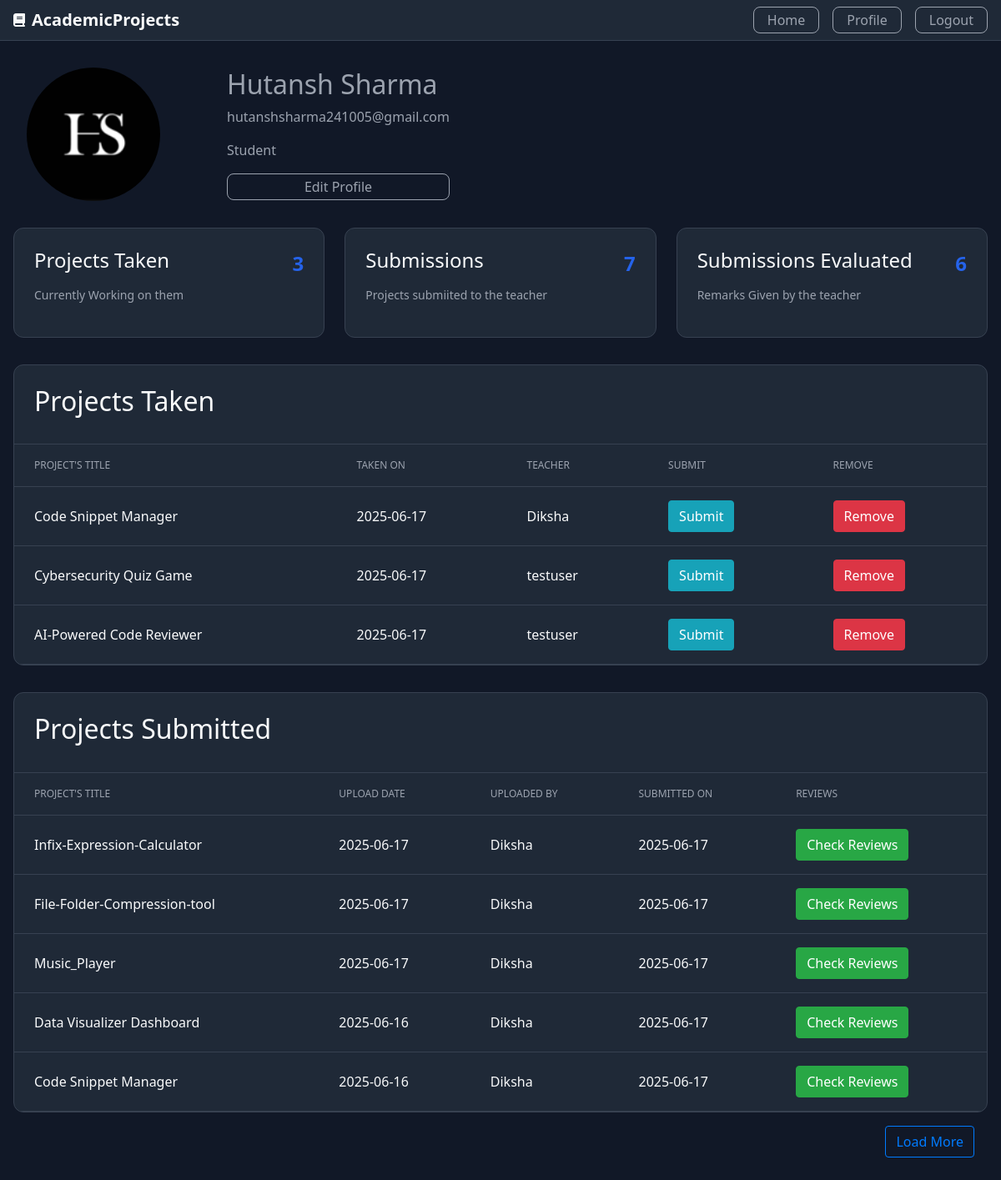
The app's page /profile (signed in) with its own data.
### Project/models.py (models this page shows, shortened)
class User(db.Model,UserMixin):
    id=db.Column(db.Integer,primary_key=True)
    username=db.Column(db.String(30),unique=True,nullable=False)
    email=db.Column(db.String(30),unique=True,nullable=False)
    password=db.Column(db.String(80),unique=False,nullable=False)
    total_projects=db.Column(db.Integer,nullable=False,default=0)
    total_projects_taken=db.Column(db.Integer,nullable=False,default=0)
    total_projects_submitted=db.Column(db.Integer,nullable=False,default=0)
    total_projects_evaluated=db.Column(db.Integer,nullable=False,default=0)
    profile_picture=db.Column(db.String(80),nullable=False,default="default.png")
    role=db.Column(db.String(80),nullable=False)
    project=db.relationship("Project",backref="user",lazy=True,cascade="all,delete")
    submission=db.relationship("Submission",backref="user",lazy=True,cascade="all,delete")
    evaluation=db.relationship("Evaluation",backref="user",lazy=True,cascade="all,delete")
    project_taken=db.relationship("Project_Taken",backref="user",lazy=True,cascade="all,delete")

class Project_Taken(db.Model):
    id=db.Column(db.Integer,primary_key=True)
    taken_at=db.Column(db.DateTime,nullable=False,default=datetime.utcnow)
    project_id=db.Column(db.Integer,db.ForeignKey('project.id'))
    student_id=db.Column(db.Integer,db.ForeignKey('user.id'))

class Project(db.Model):
    id=db.Column(db.Integer,primary_key=True)
    title=db.Column(db.String(100),nullable=False)
    description=db.Column(db.Text,nullable=False)
    skills=db.Column(db.Text,nullable=False)
    descriptive_pdf=db.Column(db.String(80),nullable=False,default='No pdf')
    user_count=db.Column(db.Integer,nullable=False,default=0)
    created_at=db.Column(db.DateTime,nullable=False,default=datetime.utcnow)
    created_by=db.Column(db.Integer,db.ForeignKey('user.id'))
    submission=db.relationship('Submission',backref='project',lazy=True,cascade="all,delete")
    evaluation=db.relationship('Evaluation',backref='project',lazy=True,cascade="all,delete")
    project_taken_by=db.relationship('Project_Taken',backref='project',lazy=True,cascade="all,delete")

class Submission(db.Model):
    id=db.Column(db.Integer,primary_key=True)
    submitted_at=db.Column(db.DateTime,nullable=False,default=datetime.utcnow)
    submission_link=db.Column(db.Text,nullable=False)
    info=db.Column(db.Text)
    project_id=db.Column(db.Integer,db.ForeignKey('project.id'))
    student_id=db.Column(db.Integer,db.ForeignKey('user.id'))
    evaluation=db.relationship('Evaluation',backref='submission',lazy=True,cascade="all,delete")

### Project/routes.py (the view)
@app.route("/profile")
@login_required
def profile():
    img_src=url_for("static",filename="/profile_pics/"+current_user.profile_picture)
    if current_user.role=='teacher':
        project_loadmore=False
        submission_loadmore=False
        evaluation_loadmore=False
        projects=current_user.project
        if len(projects)>5:
            project_loadmore=True
        submissions=[]
        for i in projects:
            submission=Submission.query.filter_by(project=i).all()
            submissions.extend(submission)
        projects.reverse()
        submissions.reverse()
        if len(submissions)>5:
            submission_loadmore=True
        evaluation=current_user.evaluation
        evaluation.reverse()
        if len(evaluation)>5:
            evaluation_loadmore=True
        return render_template("profile_teacher.html",img_src=img_src,projects=projects[:5],submissions=submissions[:5],
                               evaluation=evaluation[:5],plm=project_loadmore,slm=submission_loadmore,elm=evaluation_loadmore)
    elif current_user.role=='student':
        project_loadmore=False
        submission_loadmore=False
        projects=current_user.project_taken
        projects.reverse()
        if len(projects)>5:
            project_loadmore=True
        submissions=current_user.submission
        submissions.reverse()
        if len(submissions)>5:
            submission_loadmore=True
        return render_template("profile_student.html",img_src=img_src,projects=projects[:5],submissions=submissions[:5],plm=project_loadmore,slm=submission_loadmore)

### Project/models.py (called while the page is built)
@loginmanager.user_loader
def user_loader(user_id):
    user=User.query.get(user_id)
    return user

### Project/templates/profile_student.html (shortened to what this page needs)
{% extends "layout.html" %}
{% block content %}
    <main class="container dashboard">
    <div class="profile-header">
      <img class="rounded-circle account-img img-profile" src="{{img_src}}">
      <div class="details">
        <h2>{{current_user.username}}</h2>
        <p>{{current_user.email}}</p>
        <p>{{current_user.role.capitalize()}}</p>
        <a class="button" href="{{url_for('update_profile')}}">Edit Profile</a>
      </div>
    </div>
    <div class="proj-grid">
      <div class="proj-card">
        <div class="proj-content">
          <h4>Projects Taken</h4>
          <span class="proj-number">{{current_user.total_projects_taken}}</span>
        </div>
        <p>Currently Working on them</p>
      </div>
      <div class="proj-card">
        <div class="proj-content">
          <h4>Submissions</h4>
          <span class="proj-number">{{current_user.total_projects_submitted}}</span>
        </div>
        <p>Projects submiited to the teacher</p>
      </div>
      <div class="proj-card">
        <div class="proj-content">
          <h4>Submissions Evaluated</h4>
          <span class="proj-number">{{current_user.total_projects_evaluated}}</span>
        </div>
        <p>Remarks Given by the teacher</p>
      </div>
    </div>
    <div class="projects-table-outer">
    <div class="projects-table-container">
      <div class="table-header">
        <h2>Projects Taken</h2>
      </div>
      <div class="table-responsive">
        <table>
          <thead>
            <tr>
              <th>Project's Title</th>
              <th>Taken on</th>
              <th>Teacher</th>
              <th>Submit</th>
              <th>Remove</th>
            </tr>
          </thead>
          <tbody>
            {% for i in projects %}
              <tr>
                <td>{{i.project.title}}</td>
                <td>{{i.taken_at.strftime("%Y-%m-%d")}}</td>
                <td>{{i.project.user.username}}</td>
                <td><a class="btn btn-info" href="{{url_for('submit_proj_taken',project_taken_id=i.id)}}">Submit</a></td>
                <td><button type="button" class="btn btn-danger" data-toggle="modal" data-target="#deleteModal">Remove</button>
                </td>
              </tr>
            {% endfor %}
          </tbody>
        </table>
      </div>
      </div>
    </div>
    <div class="projects-table-outer">
    <div class="projects-table-container">
      <div class="table-header">
        <h2>Projects Submitted</h2>
      </div>
      <div class="table-responsive">
        <table>
          <thead>
            <tr>
              <th>Project's Title</th>
              <th>Upload Date</th>
              <th>Uploaded by</th>
              <th>Submitted on</th>
              <th>Reviews</th>
            </tr>
          </thead>
          <tbody>
            {% for i in submissions %}
              <tr>
                <td>{{i.project.title}}</td>
                <td>{{i.project.created_at.strftime("%Y-%m-%d")}}</td>
                <td>{{i.project.user.username}}</td>
                <td>{{i.submitted_at.strftime("%Y-%m-%d")}}</td>
                {% if not i.evaluation %}
                  <td><a class="btn btn-dark">No Reviews yet</a></td>
                {% else %}
                  <td><a class="btn btn-success" href="{{url_for('reviews',id=i.evaluation[0].id)}}">Check Reviews</a></td>
                {% endif %}
              </tr>
            {% endfor %}
          </tbody>
        </table>
      </div>
      </div>
      <div class="outer-position-btn">
        {% if slm %}
          <a class="btn btn-outline-primary position-btn" href="{{url_for('more_info_submitted')}}">Load More</a>
        {% endif %}
      </div>
    </div>
  </main>
{% endblock content %}

### Project/static/styles.css (style rules this page uses)
:root { --color-bg: #111827; --color-bg-secondary: #1f2937; --color-text: #f9fafb; --color-text-secondary: #9ca3af; --color-border: #374151; --color-primary: #2563eb; --color-primary-hover: #1d4ed8; --color-success: #065f46; --color-success-text: #a7f3d0; }
* { margin: 0; padding: 0; box-sizing: border-box; }
body { font-family: system-ui, -apple-system, sans-serif; background-color: var(--color-bg); color: var(--color-text); line-height: 1.5; }
.container { max-width: 1280px; margin: 0 auto; padding: 0 1rem; }
.button { color: var(--color-text-secondary); text-decoration: none; display: flex; justify-content: center; align-items: center; height: 2rem; padding: 0.125rem 1rem; border-radius: 0.5rem; border: solid 0.1rem; border-color: var(--color-text-secondary); transition: all 0.2s; }
.profile-header { margin: 2rem 0 2rem 1rem; display: flex; }
.details { display: flex; margin-left: 5rem; flex-direction: column; justify-content: center; color: var(--color-text-secondary); }
.proj-grid { display: grid; grid-template-columns: repeat(auto-fit, minmax(200px, 1fr)); gap: 1.5rem; margin-bottom: 2rem; }
.proj-card { background-color: var(--color-bg-secondary); padding: 1.5rem; border-radius: 0.75rem; border: 1px solid var(--color-border); }
.proj-content { display: flex; justify-content: space-between; align-items: center; margin-bottom: 0.5rem; }
.proj-number { font-size: 1.5rem; font-weight: bold; color: var(--color-primary); }
.proj-card p { color: var(--color-text-secondary); font-size: 0.875rem; }
.projects-table-container { background-color: var(--color-bg-secondary); border-radius: 0.75rem; border: 1px solid var(--color-border); overflow: hidden; }
.projects-table-outer { margin-bottom: 2rem; }
.position-btn { margin-top: 1rem; margin-right: 1rem; }
.outer-position-btn { display: flex; justify-content: end; }
.table-header { padding: 1.5rem; border-bottom: 1px solid var(--color-border); display: flex; justify-content: space-between; align-items: center; }
.table-responsive { overflow-x: auto; }
table { width: 100%; border-collapse: collapse; }
th, td { padding: 1rem 1.5rem; text-align: left; border-bottom: 1px solid var(--color-border); }
th { font-size: 0.75rem; text-transform: uppercase; color: var(--color-text-secondary); font-weight: 500; }
td { color: var(--color-text); }
.img-profile { width: 10rem; height: 10rem }

### records on screen
User: username "Hutansh Sharma", email "hutanshsharma241005@gmail.com", role "Student", total_projects_taken "3", total_projects_submitted "7", total_projects_evaluated "6"
Project_Taken: project "Code Snippet Manager", taken_at "2025-06-17", project.user.username "Diksha"
Project_Taken: project "Cybersecurity Quiz Game", taken_at "2025-06-17", project.user.username "testuser"
Project_Taken: project "AI-Powered Code Reviewer", taken_at "2025-06-17", project.user.username "testuser"
Submission: project "Infix-Expression-Calculator", project.created_at "2025-06-17", project.user.username "Diksha", submitted_at "2025-06-17"
Submission: project "File-Folder-Compression-tool", project.created_at "2025-06-17", project.user.username "Diksha", submitted_at "2025-06-17"
Submission: project "Music_Player", project.created_at "2025-06-17", project.user.username "Diksha", submitted_at "2025-06-17"
Submission: project "Data Visualizer Dashboard", project.created_at "2025-06-16", project.user.username "Diksha", submitted_at "2025-06-17"
Submission: project "Code Snippet Manager", project.created_at "2025-06-16", project.user.username "Diksha", submitted_at "2025-06-17"
